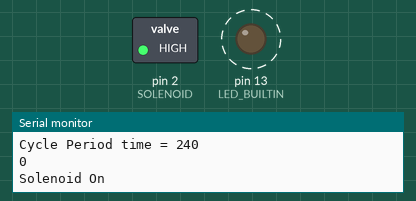
Simulated run of this sketch. Board: Arduino Uno, built with avr-gcc and run on an emulated ATmega328P. Shown: switched loads named in the sketch (green lamp = pin HIGH), output pins drawn as LEDs (lit = HIGH), the last lines printed to the serial monitor. Dashed ring = blinking.

Above: at 0.2 s.
At 39.2 s:
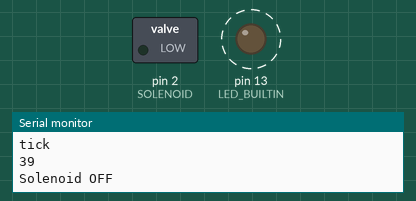
Timing chart, 0 to 40.0 s (numbered marks = the images above):
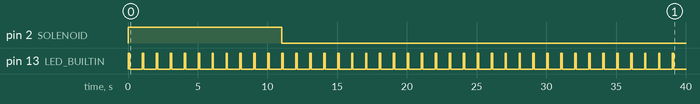

The sketch:

AutomaticWater.ino
```cpp
  // Pin definition for Solenoid
int SOLENOID = 2;
  // Delays required to give 1 second
int DelayPerSecond = 1000;

//##########################################
  // Options to configure watering!

  // Water on time in seconds (3600 = 1 hour)
long RunSeconds = 10;
  // Period cycle time in seconds (86400 = 24 hours)
long PeriodSeconds = 240;
//##########################################

// the setup routine runs once when you press reset:
void setup() {
    // initialize serial communication at 9600 bits per second:
  Serial.begin(9600);
    // initialize Solenoid pin to being output
  pinMode(SOLENOID, OUTPUT);
    // initialize LED_BUILTIN pin to being output
  pinMode(LED_BUILTIN, OUTPUT);

    // Set on start states
  digitalWrite(LED_BUILTIN, LOW);
  digitalWrite(SOLENOID, LOW);

    // Write settings to console
  Serial.print("DelayPerSecond    = ");
  Serial.println(DelayPerSecond);
  Serial.print("Water run time    = ");
  Serial.println(RunSeconds);
  Serial.print("Cycle Period time = ");
  Serial.println(PeriodSeconds);
}

// the loop routine runs over and over again forever:
void loop() {

  for(long CountSeconds; CountSeconds < PeriodSeconds; CountSeconds++)
  {
    Serial.println(CountSeconds);
    if(CountSeconds <= RunSeconds)
    {
      Serial.println("Solenoid On");
      digitalWrite(SOLENOID, HIGH);
    }
    else
    {
      Serial.println("Solenoid OFF");
      digitalWrite(SOLENOID, LOW);
    }
    RunSecond();
  }
  Serial.println("########## End Of Day ##########");
}

void RunSecond()
{
  digitalWrite(LED_BUILTIN, HIGH);
  delay(DelayPerSecond / 10);
  digitalWrite(LED_BUILTIN, LOW);
  delay((DelayPerSecond / 10)*9);
  Serial.println("tick");
}
```

Measured:
- by itself, pin 2 (SOLENOID): LOW → HIGH at 0.03 s, → LOW 11.0 s later
- by itself, pin 13 (LED_BUILTIN): alternates HIGH for 0.10 s and LOW for 0.90 s
